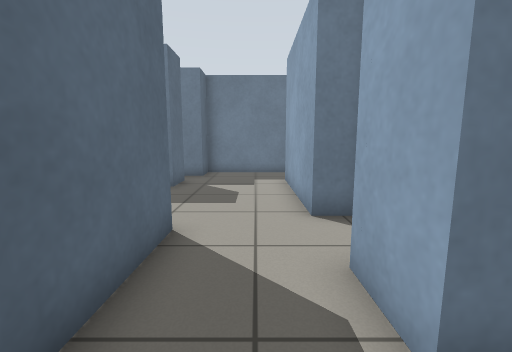
[1] (above)

16 first-person views from a walk through a robot-simulator world made for Gazebo. The camera is 0.86 m above the floor, tilts 8° down and sees 90° across. The floor is counted in squares, 0.5 m on a side. Each view is taken from the middle of a square. On the plan, view 1 faces up. The plan holds only what a view shows up to about 14 squares ahead; the rest is blank.

[2]
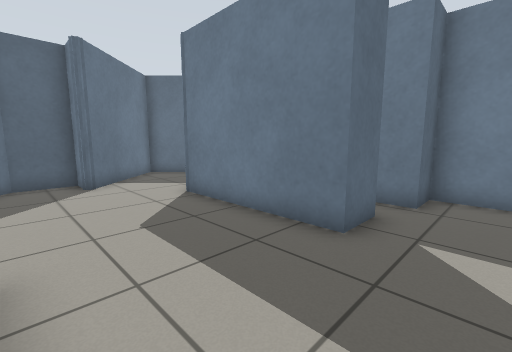

[3]
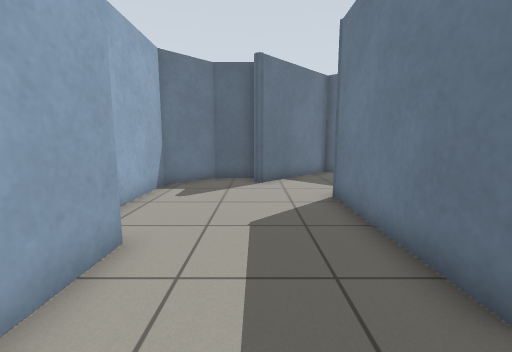

[4]
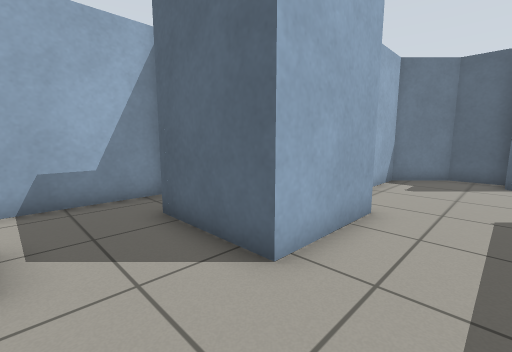

[5]
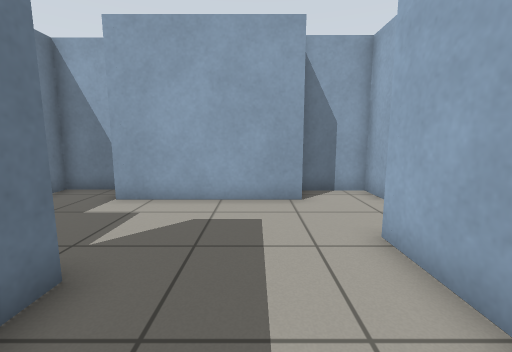

[6]
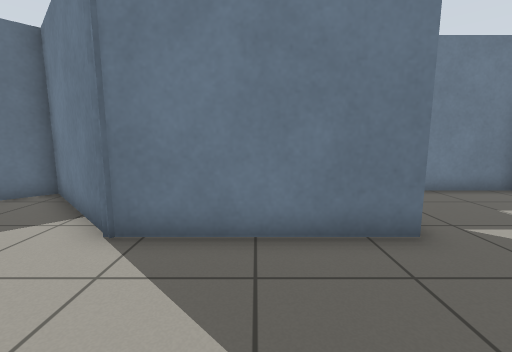

[7]
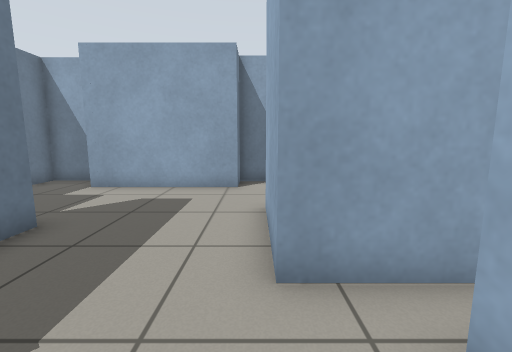

[8]
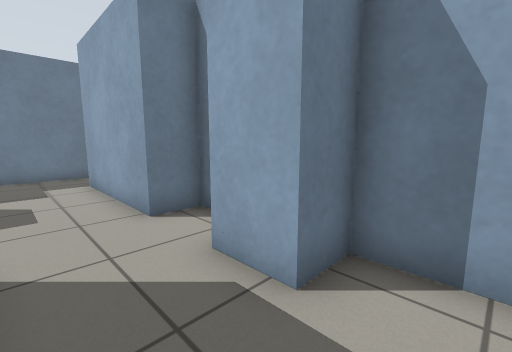

[9]
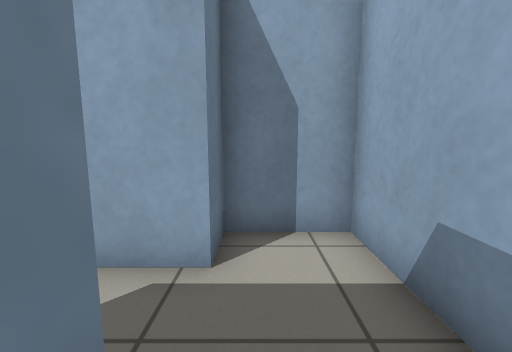

[10]
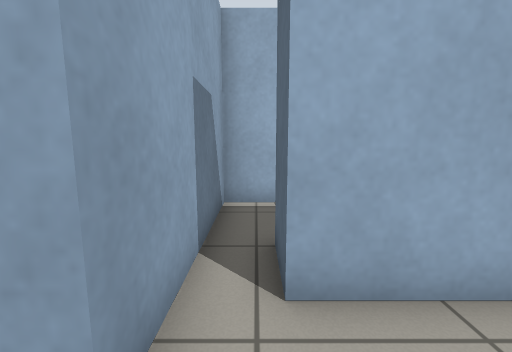

[11]
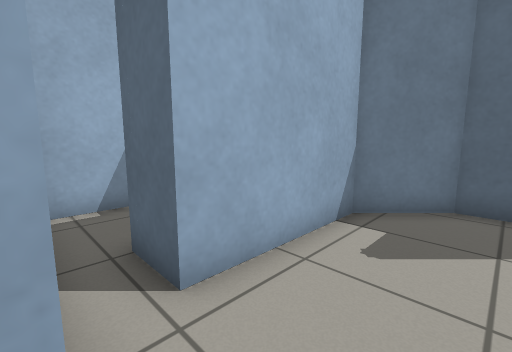

[12]
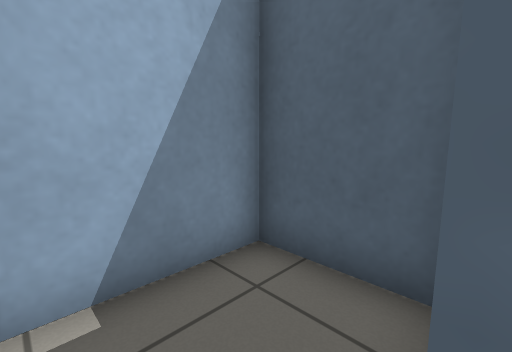

[13]
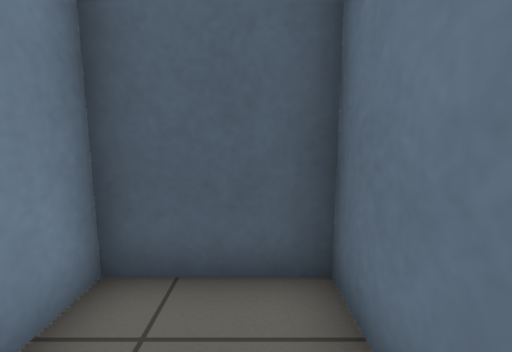

[14]
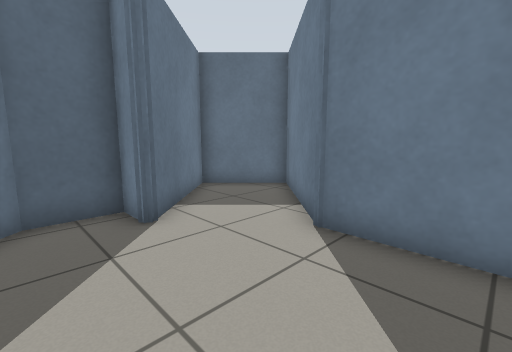

[15]
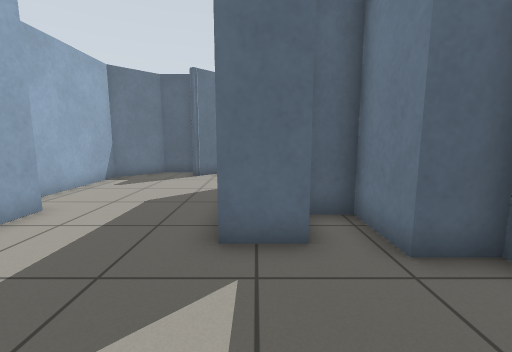

[16]
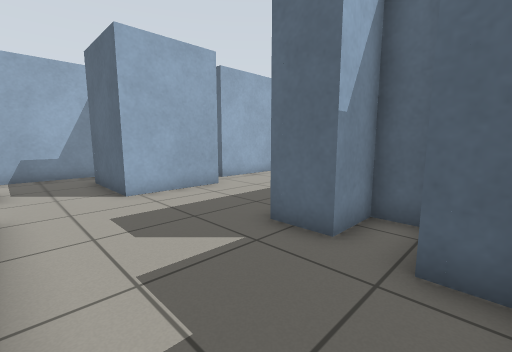

### Floor plan
Ten units are one square. View 1 is at (0, 0); x grows to the right and y downward. Boxes are objects, and circles mark ways between rooms. Rooms are numbered by the first view taken in them; rooms with no view inside come last. Other rooms are left out.
<svg viewBox="-153 -141 186 155">
<path fill="none" stroke="#000" d="M-51 -36 -51 -48 -16 -48 -16 -12M-113 -74 -113 -70 -125 -70 -125 -52 -108 -35 -63 -35M-26 9 26 9 26 -16 13 -16 13 -33 26 -33 26 -57 13 -57 13 -111M28 -119 28 -136 -26 -136 -26 -123 -48 -123 -48 -109 -31 -109 -31 -94 -86 -94 -124 -131 -148 -107 -111 -70M-68 -20 -90 -20 -90 9 -51 9 -51 -36M-63 -35 -63 -19"/>
<circle cx="-60" cy="-25" r="3" fill="#2a7"/>
<text x="-40" y="-70">1</text>
<text x="-70" y="-10">2</text>
</svg>
Room 1 opens to room 2.

Where each view was taken, in squares from view 1:
view 1: 0 up, 0 right, facing up
view 2: 5 up, 1 left, facing up-left
view 3: 7 up, 1 left, facing left
view 4: 7 up, 1 right, facing down-left
view 5: 7 up, 6 left, facing right
view 6: 5 up, 6 left, facing up
view 7: 5 up, 8 left, facing right
view 8: 0 up, 1 left, facing up-right
view 9: 1 up, 2 left, facing right
view 10: 6 up, 6 left, facing down
view 11: 6 up, 5 left, facing down-left
view 12: 2 up, 6 left, facing down-left
view 13: 1 up, 6 left, facing left
view 14: 5 up, 6 left, facing up-left
view 15: 10 up, 1 right, facing left
view 16: 13 up, 1 right, facing down-left
